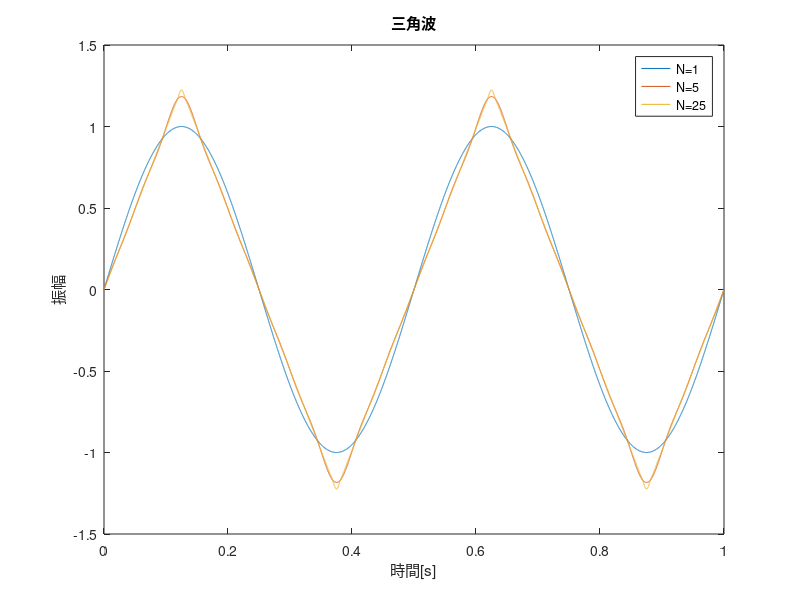

Here is the MATLAB script that generated this plot:
clear;
Fs=16000;  
y1 = 0;
y2 = 0;
y3 = 0;
t=([0:Fs-1]/Fs);        %1sec
f0 = 2*pi/0.5;          %cycle = 0.5s

for k=1:1
    y=(-1)^(k-1)/(2*k-1)^2*sin((2*k-1)*f0*t);    
    y1 = y1 + y;        %triangle wave, N = 1
end

for k=1:5
    y=(-1)^(k-1)/(2*k-1)^2*sin((2*k-1)*f0*t);    
    y2 = y2 + y;        %triangle wave, N = 5
end

for k=1:25
    y=(-1)^(k-1)/(2*k-1)^2*sin((2*k-1)*f0*t);    
    y3 = y3 +y;         %triangle wave, N = 25
end

plot(t,y1,t,y2,t,y3);
legend('N=1','N=5','N=25');
xlabel('時間[s]');
ylabel('振幅');
title('三角波');
